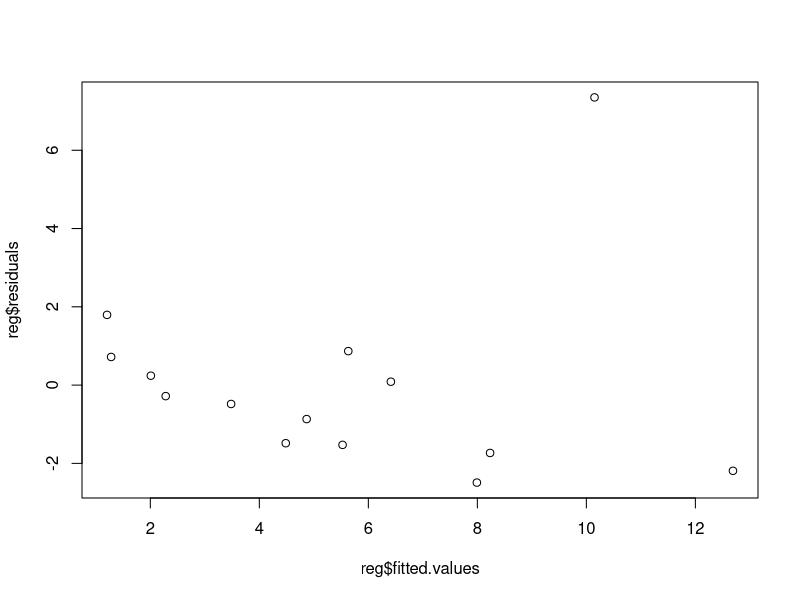
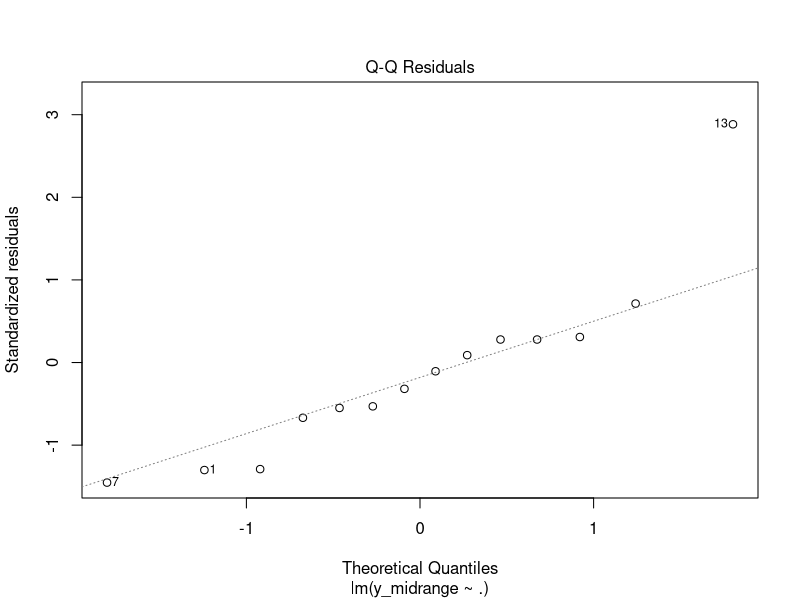
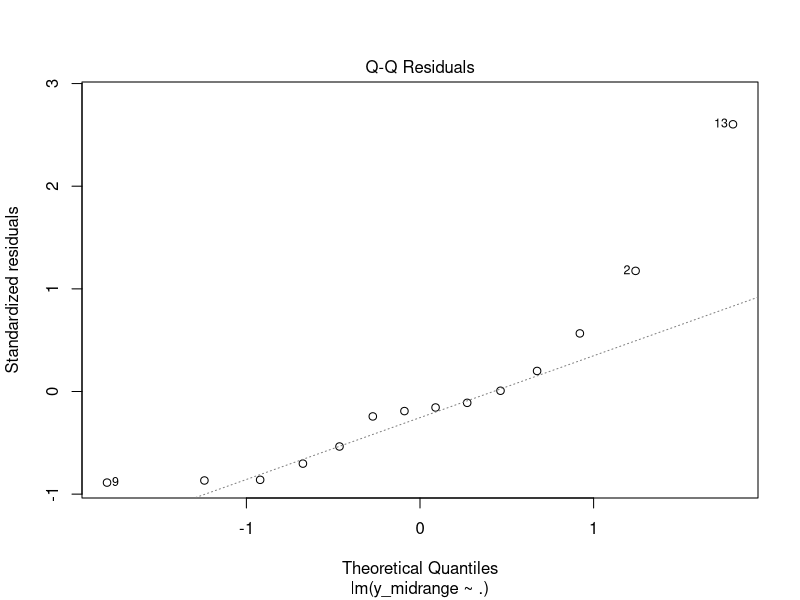
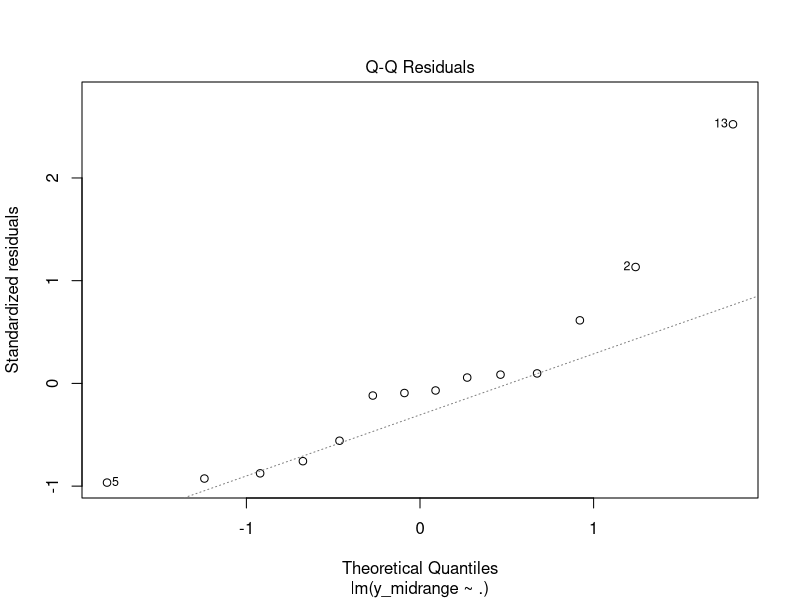

Write the R code that produced these figures, in order.
## ======================================================================================================================
##
## Run regression on 2016 inputs and state match numbers in order to create predictions for a 
## recommended state match number (state_funding) between the min and max.
##
## Plan is to predict the MID-RANGE of the range Yasmin decided on for 2016 ("State Match Update - Feb 2017.pptx" slide 1)
## for 14 states using various state metrics (start with those used for the "advice" columns).
##      -Since there are so few datapoints, may try to use (Iteratively re-) Weighted Least Squares http://www.statisticshowto.com/weighted-least-squares/ 
##      -Will look at the confidence intervals and prediction intervals and compare to known estimated range
## ======================================================================================================================

## Clearing memory
rm(list=ls())

## load packages (if not already in the environment)
packages.to.install <- c("dplyr","tidyr","ggplot2")
for (i in 1:length(packages.to.install)){
  if (!packages.to.install[i] %in% rownames(installed.packages())){
    install.packages(packages.to.install[i])
  }
}
library(dplyr)
library(tidyr)

## read in data
state.metrics.2016 <- read.csv("state_metrics.csv", as.is=T, header=T, stringsAsFactors=F)

## filter for the 14 states
state.metrics.2016.14 = state.metrics.2016 %>% filter(district_postal_cd %in% c('AZ','CO','IL','IN','KS','MA','MD','MN','MT','NV','NH','TX','OR','WY'))

## define decision ratio columns
state.metrics.2016.14$ratio_miles_per_build = state.metrics.2016.14$max_miles_per_build/state.metrics.2016.14$min_miles_per_build
state.metrics.2016.14$ratio_total_cost_wan = ifelse((state.metrics.2016.14$total_cost_az_pop_wan - state.metrics.2016.14$min_total_cost_wan) > 0,
                                                    (state.metrics.2016.14$total_cost_az_wan - state.metrics.2016.14$min_total_cost_wan)/(state.metrics.2016.14$total_cost_az_pop_wan - state.metrics.2016.14$min_total_cost_wan),
                                                    (state.metrics.2016.14$total_cost_az_pop_wan - state.metrics.2016.14$min_total_cost_wan)/(state.metrics.2016.14$total_cost_az_wan - state.metrics.2016.14$min_total_cost_wan))

state.metrics.2016.14.regression = state.metrics.2016.14[, names(state.metrics.2016.14) %in% c("district_postal_cd",'ratio_miles_per_build','ratio_total_cost_wan','min_total_state_funding','max_total_state_funding')]

## add mid-range to predict
state.metrics.2016.14.regression$y_midrange = c((8+13)/2,
                                                (2+4)/2,
                                                (5+8)/2,
                                                (1+3)/2,
                                                (1+3)/2,
                                                (4+7)/2,
                                                (2+4)/2,
                                                (1.5+3)/2,
                                                (5+8)/2,
                                                (2+4)/2,
                                                (5+8)/2,
                                                (3+5)/2,
                                                (15+20)/2,
                                                (3+5)/2)

true_range_estimates = c('8-13',
                         '2-4',
                         '5-8',
                         '1-3',
                         '1-3',
                         '4-7',
                         '2-4',
                         '1.5-3',
                         '5-8',
                         '2-4',
                         '5-8',
                         '3-5',
                         '15-20',
                         '3-5')

## drop postal cd
state.metrics.2016.14.regression = state.metrics.2016.14.regression[,2:ncol(state.metrics.2016.14.regression)]

#*****************************************************************************************************************
## regular regression
reg = lm(y_midrange ~ ., data = state.metrics.2016.14.regression)
summary(reg) #not good
influence.measures(reg) # MD is problematic
plot(reg$fitted.values,reg$residuals)

## WLS1 (based on min_total_state_funding, which seems to be the most important predictor):
regw1 = lm(y_midrange ~ ., weights=min_total_state_funding^-2, data = state.metrics.2016.14.regression)
summary(regw1) #better, (smallest residuals) but could be overfitting 

## WLS2 (fitted values):
w=1/reg$fitted.values
regw.1 = lm(y_midrange ~ ., weights=w, data = state.metrics.2016.14.regression)
summary(regw.1) #not that good - eliminate

w=1/(reg$fitted.values^2)
regw.2 = lm(y_midrange ~ ., weights=w, data = state.metrics.2016.14.regression)
summary(regw.2) #better in terms of R^2 and coefficient SEs

## Iterative, to improve
fit.w = reg
for (i in 1:100) {
  w = 1/(fit.w$fitted.values^2)
  fit.w = lm(y_midrange ~ ., weights=w, data = state.metrics.2016.14.regression)
} #confirmed with more iterations that this has converged

summary(fit.w)

## visualize
plot(reg,which=2)
plot(regw1,which=2)
plot(fit.w,which=2)

## results with CI
result_table = function(model,int) {
  results=as.data.frame(cbind(as.data.frame(predict(model,interval=int)), state.metrics.2016.14.regression$y_midrange, true_range_estimates, ((state.metrics.2016.14.regression$min_total_state_funding/1000000) + (state.metrics.2016.14.regression$max_total_state_funding/1000000))/2,state.metrics.2016.14.regression$min_total_state_funding/1000000,state.metrics.2016.14.regression$max_total_state_funding/1000000))
  names(results) = c("fit","lwr","upr","y_midrange", "true_range_estimate", "data_midrange","data_min", "data_max")
  results = results %>% mutate(error = y_midrange - fit, pred_range = upr - lwr, data_range = data_max - data_min)
  return(results)
}

reg.results_c=result_table(reg,"c")
regw1.results_c=result_table(regw1,"c")
fit.w.results_c=result_table(fit.w,"c")
reg.results_c #predicted value is outside the range too much
regw1.results_c #5or6/14x, model range > data range; 2/14x the predicted value was outside true range, data is 5x
fit.w.results_c #4/14x, model range > data range; 3/14x the predicted value was outside true range, data is 5x

#*****************************************************************************************************************
##### 2017 data
state.metrics.2017 <- read.csv("state_metrics_2017.csv", as.is=T, header=T, stringsAsFactors=F)
state.metrics.2017 <- state.metrics.2017[state.metrics.2017$min_total_state_funding >0,]

state.metrics.2017$ratio_miles_per_build = state.metrics.2017$max_miles_per_build/state.metrics.2017$min_miles_per_build
state.metrics.2017$ratio_total_cost_wan = ifelse((state.metrics.2017$total_cost_az_pop_wan - state.metrics.2017$min_total_cost_wan) > 0,
                                                 (state.metrics.2017$total_cost_az_wan - state.metrics.2017$min_total_cost_wan)/(state.metrics.2017$total_cost_az_pop_wan - state.metrics.2017$min_total_cost_wan),
                                                 (state.metrics.2017$total_cost_az_pop_wan - state.metrics.2017$min_total_cost_wan)/(state.metrics.2017$total_cost_az_wan - state.metrics.2017$min_total_cost_wan))

state.metrics.2017.regression = state.metrics.2017[, names(state.metrics.2017) %in% c('ratio_miles_per_build','ratio_total_cost_wan','min_total_state_funding','max_total_state_funding')]

regw1_pred = as.data.frame(predict(regw1,newdata = state.metrics.2017.regression))
names(regw1_pred) = c("regw1_pred")
fit.w_pred = as.data.frame(predict(fit.w,newdata = state.metrics.2017.regression))
names(fit.w_pred) = c("fit.w_pred")

result_export=as.data.frame(cbind(state.metrics.2017$district_postal_cd, state.metrics.2017$min_total_state_funding/1000000,state.metrics.2017$max_total_state_funding/1000000, regw1_pred, fit.w_pred))
names(result_export) = c("postal_cd", "min_2017", "max_2017", "prediction_wm", "prediction_wf")

dim(result_export[result_export$prediction_wm < 0,])
dim(result_export[result_export$prediction_wf < 0,])

result_export = result_export %>% mutate(prediction=ifelse(prediction_wm < min_2017 , min_2017, prediction_wm))
result_export = result_export[, names(result_export) %in% c("postal_cd", "min_2017", "max_2017", "prediction")]
result_export = result_export %>% mutate(prediction_lwr = 
                                           ifelse(result_export$prediction == result_export$min_2017,result_export$min_2017,
                                                  result_export$prediction - (.2*result_export$prediction)),
                                         prediction_upr = 
                                           ifelse(result_export$prediction >= result_export$max_2017,result_export$max_2017,
                                                  result_export$prediction + (.2*result_export$prediction)))
result_export$approved_state = ifelse(result_export$postal_cd %in% c('AZ',
                                                                     'CO',
                                                                     'FL',
                                                                     'ID',
                                                                     'MA',
                                                                     'MD',
                                                                     'ME',
                                                                     'MO',
                                                                     'MT',
                                                                     'NC',
                                                                     'NH',
                                                                     'NM',
                                                                     'NV',
                                                                     'NY',
                                                                     'OK',
                                                                     'TX',
                                                                     'VA'),"Already approved/known","To estimate")

write.csv(result_export, file = "initial_results_2017.csv")

#*****************************************************************************************************************


